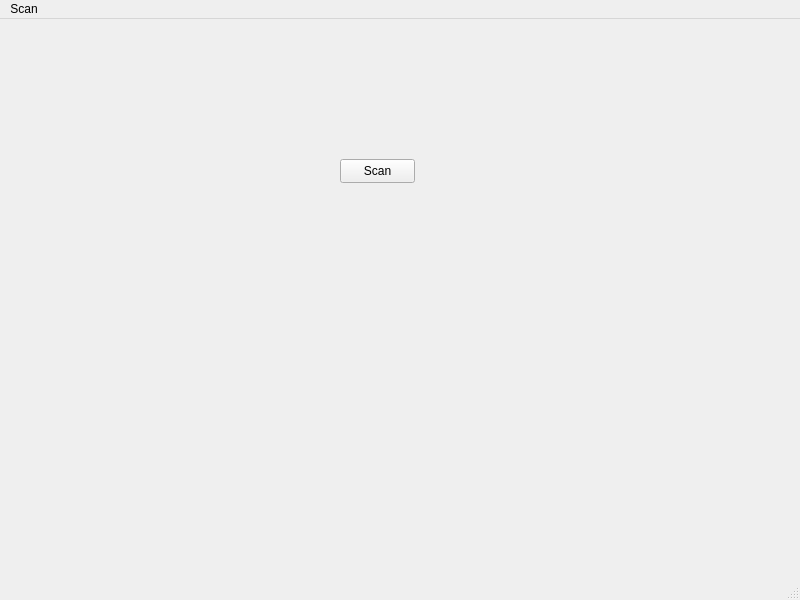
<?xml version="1.0" encoding="UTF-8"?>
<ui version="4.0">
 <class>MainWindow</class>
 <widget class="QMainWindow" name="MainWindow">
  <property name="geometry">
   <rect>
    <x>0</x>
    <y>0</y>
    <width>800</width>
    <height>600</height>
   </rect>
  </property>
  <property name="windowTitle">
   <string>MainWindow</string>
  </property>
  <widget class="QWidget" name="centralwidget">
   <widget class="QPushButton" name="scanButton">
    <property name="geometry">
     <rect>
      <x>340</x>
      <y>140</y>
      <width>75</width>
      <height>24</height>
     </rect>
    </property>
    <property name="text">
     <string>Scan</string>
    </property>
   </widget>
  </widget>
  <widget class="QMenuBar" name="menubar">
   <property name="geometry">
    <rect>
     <x>0</x>
     <y>0</y>
     <width>800</width>
     <height>33</height>
    </rect>
   </property>
   <widget class="QMenu" name="menuScan">
    <property name="title">
     <string>Scan</string>
    </property>
   </widget>
   <addaction name="menuScan"/>
  </widget>
  <widget class="QStatusBar" name="statusbar"/>
 </widget>
 <resources/>
 <connections/>
</ui>
